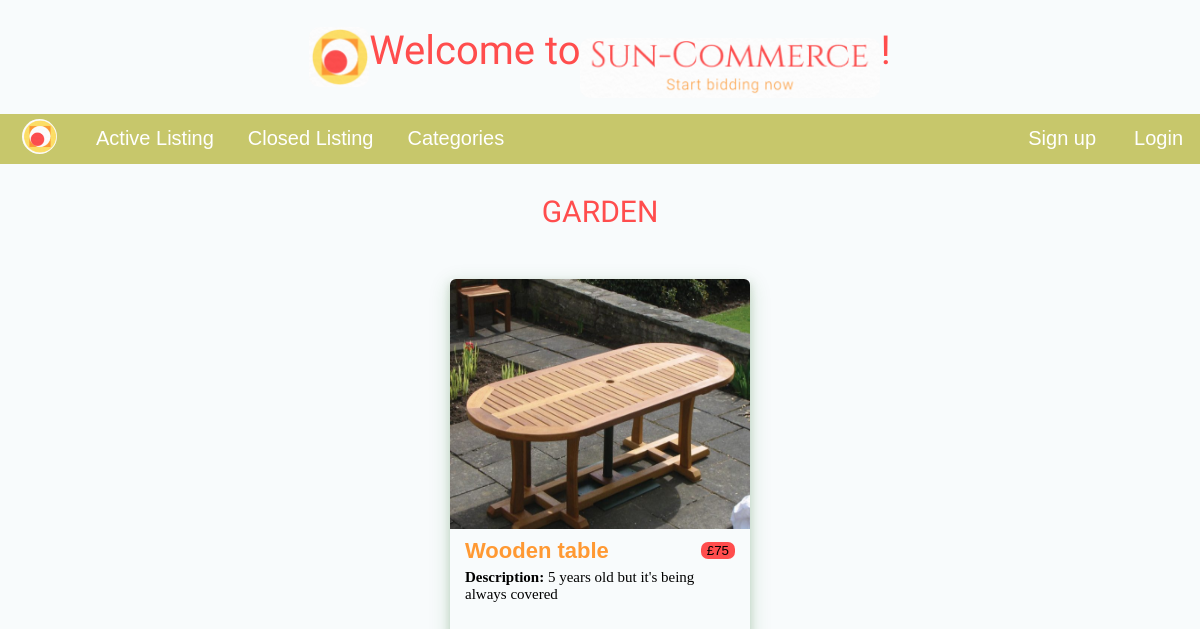
/categories/3/, run on an earlier commit of the app's database.
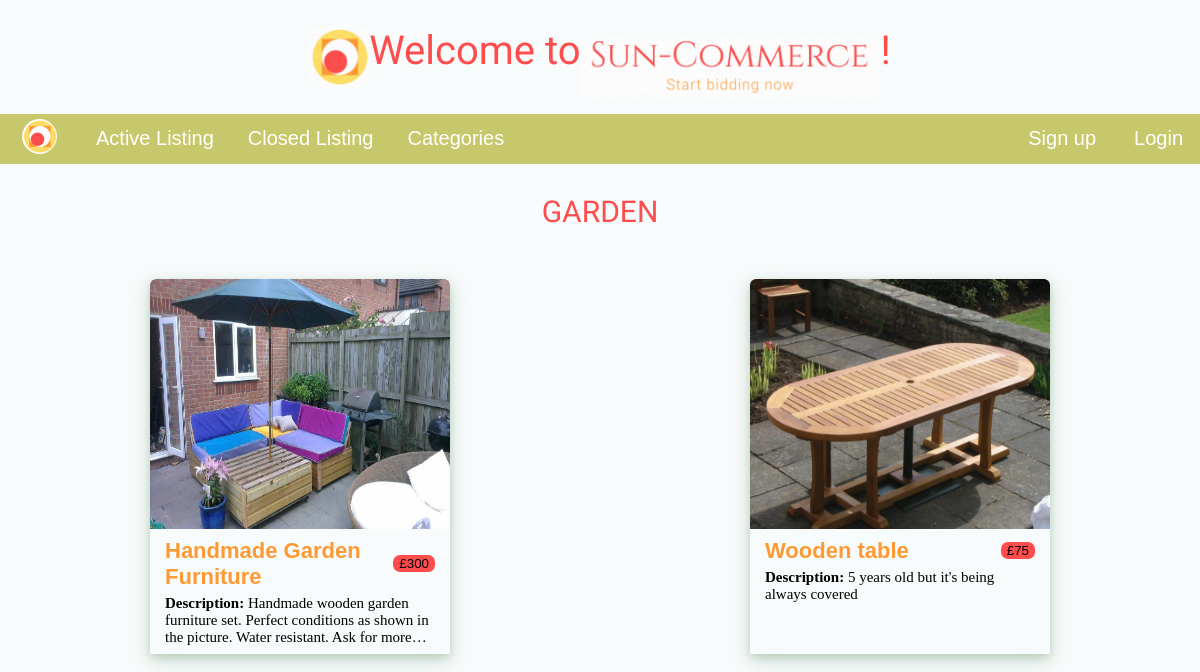
And on a later commit of the database.
### auctions/models.py (models this page shows, shortened)
class Auction(models.Model):
   user = models.ForeignKey(User, on_delete=models.CASCADE, null=False)
   title = models.CharField(max_length=100, null=False)
   description = models.TextField(max_length=1000, null=False)
   initial_price = models.IntegerField(null=False)
   date = models.DateField(default=datetime.date.today)
   photo = models.ImageField(upload_to='pics/', null=True, blank=True)
   category = models.ForeignKey(Category, on_delete=models.SET_NULL, null=True, blank=True)
   active = models.BooleanField(default=True)
   last_bid = models.IntegerField(blank=True, null=True)

### auctions/views.py (the view)
# urls.py: path('categories/<int:id>/', views.by_category, name='auctions-category'),
def by_category(request, id):
    data = {
        'auctions' : Auction.objects.filter(category_id = id, active=True),
        'category' : Category.objects.filter(id = id)[0].name.upper()
    }
    return render(request, 'auctions/by_category.html', data)

### auctions/templates/auctions/by_category.html
{% extends "auctions/layout.html" %}
{% block content %}
<h3>{{category}}</h3>
<div class="auctions-wrapper">
    {% if auctions %}
    {% for auction in auctions %}
        <a href="{% url 'auctions-show' id=auction.id %}">
            <div class="auction-wrapper">
                <div class="list-img-wrapper">
                    <img src="{{auction.photo.url}}" alt="image">
                </div>
                <div class="list-info-wrapper">
                    <div class="title-price">
                        <h2>{{auction.title}} </h2>
                        <button> £{{auction.initial_price}}</button>
                    </div>
                    <p><span>Description: </span>{{auction.description}}</p>
                </div>
            </div>
        </a>
    {% endfor %}
    {% else %}
    <h1 id="no-auctions" class="error">No Active Listings for this Category</h1>
    {% endif %}
</div>
{% endblock %}

What changed in the data, as far as the page shows it:
added Auction: photo (picture), title "Handmade Garden Furniture", initial_price "300", description "Handmade wooden garden furniture set. Perfect conditions as shown in the picture. Water resistant. Ask for…"
